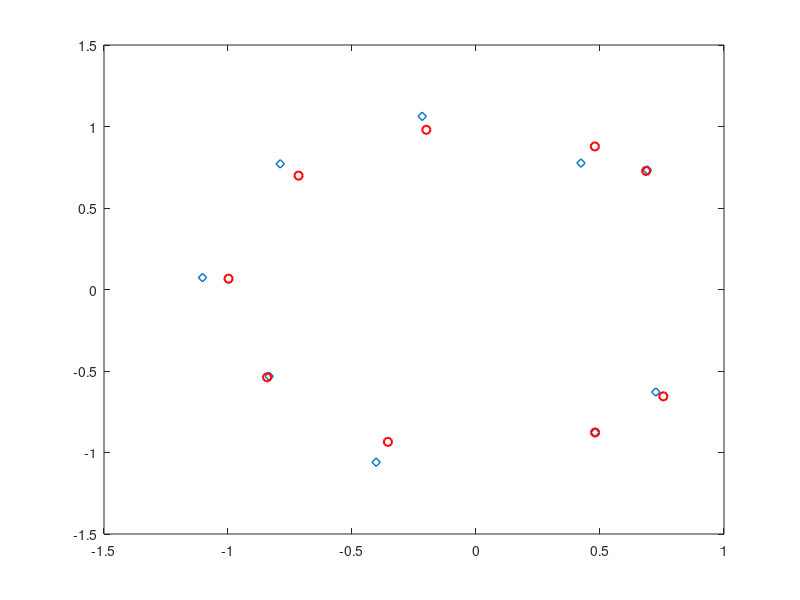

Recreate this plot in MATLAB. (Note: this script raises an error after producing the figure.)
%Array processing course basic code
clear
clc
close all
format shortG
rng(42)
%+++++ BEAMFORMING ++++++++++++++++++++++++++++++++++++++++++++++++++++++++
%----- Scenario -----
%Number of elements in the array
N = 10;
Ns = 1; % Monte Carlo Samples
roots_mpdr = zeros(Ns,N-1);

% k = logspace(1,2,30);
k = 1000;
[opt_arr,cbf_arr,mvdr_arr,mpdr_arr] = deal(zeros(Ns,length(k)));
[opt_arr1,cbf_arr1,mvdr_arr1,mpdr_arr1] = deal(zeros(Ns,length(k)));

i = 1;
%Inter-element spacing (in wavelength)
d = 0.5;
pos = d * (0:N-1)'; %positions of the antennas
%Mainlobe width
theta_3dB = 0.9/(N*d);
%White noise
sigma2 = 1;	%white noise power
%Interference
thetaj = [-20;15]/180*pi;	%angles of arrival	
INR = [20;20];			%interference to noise ratio (dB)
Pj = sigma2 * 10.^(INR/10);		%interference power
J = length(thetaj);
%Interference + noise covariance matrix
Aj = exp(1i*2*pi*pos*sin(thetaj'));	%interference steering matrix N|J
C = Aj*diag(Pj)*Aj' + sigma2*eye(N);	%interference + noise covariance matrix
%Signal of interest
thetas = 0/180*pi;	%angle of arrival
SNR = 0;            %signal to noise ratio (dB)
Ps = sigma2 * 10^(SNR/10);			%signal power
as = exp(1i*2*pi*pos*sin(thetas));	%steering vector
%Total covariance matrix (signal + interference + noise)
R = Ps*(as*as') + C;

while i <= length(k)
%----- Natural beampattern -----
% %Weight vector (all weights equal to 1/N)
w = ones(N,1); 
w = w/(ones(1,N)*w);  
%Diagram
tab_theta = (-90:0.5:90)/180*pi;        %Angles where to evaluate beampattern
A = exp(1i*2*pi*pos*sin(tab_theta));    %Steering matrix: each column is a(theta)
G = 20*log10(abs(w'*A));        %beampattern (power in dB)



%----- CONVENTIONAL AND OPTIMAL BEAMFORMERS -----
%Looked direction
theta0 = 0/180*pi;
a0 = exp(1i*2*pi*pos*sin(theta0));
%Conventional beamformer
w_CBF = a0; 
w_CBF = w_CBF/(a0'*w_CBF);
G_CBF = 20*log10(abs(w_CBF'*A));        %beampattern (power in dB)
SINR_CBF = Ps*(abs(w_CBF'*as)^2)/(abs(w_CBF'*C*w_CBF)); %SINR
cbf_arr(i) = SINR_CBF;
A_WN_CBF = 1/(norm(w_CBF)^2);   %White noise array gain
%Optimal beamformer
w_opt = (C\as); 
w_opt = w_opt/(as'*w_opt);
G_opt = 20*log10(abs(w_opt'*A));
SINR_opt = Ps*(abs(w_opt'*as)^2)/(abs(w_opt'*C*w_opt));
opt_arr(i) = SINR_opt;
A_WN_opt = 1/(norm(w_opt)^2);

%----- ADAPTIVE BEAMFORMING WITH ESTIMATED COVARIANCE MATRICES -----
%Number of snapshots
K = round(k(i));
sample = 1;
while sample <= Ns
%Signal
S = sqrt(Ps/2) * as * (randn(1,K)+1i*randn(1,K));
%Interference + noise
IN = Aj * diag(sqrt(Pj/2)) * (randn(J,K)+1i*randn(J,K));
NOISE = sqrt(sigma2/2)*(randn(N,K)+1i*randn(N,K));
%MVDR-SMI
Y_MVDR = IN + NOISE;
C_hat = (Y_MVDR*Y_MVDR')/K;
w_MVDR_SMI = (C_hat\a0);
w_MVDR_SMI = w_MVDR_SMI / (a0'*w_MVDR_SMI);
G_MVDR_SMI = 20*log10(abs(w_MVDR_SMI'*A));
SINR_MVDR_SMI = Ps*(abs(w_MVDR_SMI'*as)^2)/(abs(w_MVDR_SMI'*C*w_MVDR_SMI));
mvdr_arr(sample,i) = SINR_MVDR_SMI;
A_WN_MVDR_SMI = 1 / (norm(w_MVDR_SMI)^2);
%MPDR-SMI
Y_MPDR = S + IN + NOISE;
R_hat = (Y_MPDR*Y_MPDR')/K;
w_MPDR_SMI = (R_hat\a0);
w_MPDR_SMI = w_MPDR_SMI / (a0'*w_MPDR_SMI);

%%% UNIT CIRCLE RECTIFIED MPDR
xi_n = roots(w_MPDR_SMI);
roots_mpdr(sample,:) = xi_n;

% Initialize variables
arg_xi_n = angle(xi_n);
omega_n = zeros(size(xi_n));

for i = 1:length(xi_n)
    if abs(arg_xi_n(i) - pi*theta0) < 2*pi/N
        omega_n(i) = sign(arg_xi_n(i))*2*pi/N;
    else
        omega_n(i) = angle(exp(1j*arg_xi_n(i)));
    end
    xi_n(i) = exp(1j*omega_n(i));
end
w_MPDR_SMI = poly(xi_n).';


G_MPDR_SMI = 20*log10(abs(w_MPDR_SMI'*A));
SINR_MPDR_SMI = Ps*(abs(w_MPDR_SMI'*as)^2)/(abs(w_MPDR_SMI'*C*w_MPDR_SMI));
mpdr_arr(sample,i) = SINR_MPDR_SMI;
A_WN_MPDR_SMI = 1 / (norm(w_MPDR_SMI)^2);
A_WN_CBF = 1 / (norm(w_CBF)^2);
A_WN_opt = 1 / (norm(w_opt)^2);

mvdr_arr1(sample,i) = A_WN_MVDR_SMI;
opt_arr1(sample,i) = A_WN_opt;
cbf_arr1(sample,i) = A_WN_CBF;
mpdr_arr1(sample,i) = A_WN_MPDR_SMI;
sample=sample+1;
end
i = i + 1;
end

figure
plot(roots_mpdr,'d','LineWidth',1)
hold on
plot(xi_n,'ro','LineWidth',1.5)
hold on
fplot(@(t) sin(t), @(t) cos(t),'k');
grid on
axis equal
xlim([-1.5 1.5])
ylim([-1.5 1.5])
legend('Original Zeroes','Unit Circle Rectified')
title('Unit Circle and zeros of array polynomial')



%+++++ BEAMFORMING ++++++++++++++++++++++++++++++++++++++++++++++++++++++++
%----- Scenario -----
%Number of elements in the array
N = 10;
Ns = 1000; % Monte Carlo Samples
roots_mpdr = zeros(Ns,N-1);

% k = logspace(1,2,30);
k = 1000;
[opt_arr,cbf_arr,mvdr_arr,mpdr_arr] = deal(zeros(Ns,length(k)));
[opt_arr1,cbf_arr1,mvdr_arr1,mpdr_arr1] = deal(zeros(Ns,length(k)));

i = 1;
%Inter-element spacing (in wavelength)
d = 0.5;
pos = d * (0:N-1)'; %positions of the antennas
%Mainlobe width
theta_3dB = 0.9/(N*d);
%White noise
sigma2 = 1;	%white noise power
%Interference
thetaj = [-20;15]/180*pi;	%angles of arrival	
INR = [20;20];			%interference to noise ratio (dB)
Pj = sigma2 * 10.^(INR/10);		%interference power
J = length(thetaj);
%Interference + noise covariance matrix
Aj = exp(1i*2*pi*pos*sin(thetaj'));	%interference steering matrix N|J
C = Aj*diag(Pj)*Aj' + sigma2*eye(N);	%interference + noise covariance matrix
%Signal of interest
thetas = 0/180*pi;	%angle of arrival
SNR = 0;            %signal to noise ratio (dB)
Ps = sigma2 * 10^(SNR/10);			%signal power
as = exp(1i*2*pi*pos*sin(thetas));	%steering vector
%Total covariance matrix (signal + interference + noise)
R = Ps*(as*as') + C;

while i <= length(k)
%----- Natural beampattern -----
% %Weight vector (all weights equal to 1/N)
w = ones(N,1); 
w = w/(ones(1,N)*w);  
%Diagram
tab_theta = (-90:0.5:90)/180*pi;        %Angles where to evaluate beampattern
A = exp(1i*2*pi*pos*sin(tab_theta));    %Steering matrix: each column is a(theta)
G = 20*log10(abs(w'*A));        %beampattern (power in dB)



%----- CONVENTIONAL AND OPTIMAL BEAMFORMERS -----
%Looked direction
theta0 = 0/180*pi;
a0 = exp(1i*2*pi*pos*sin(theta0));
%Conventional beamformer
w_CBF = a0; 
w_CBF = w_CBF/(a0'*w_CBF);
G_CBF = 20*log10(abs(w_CBF'*A));        %beampattern (power in dB)
SINR_CBF = Ps*(abs(w_CBF'*as)^2)/(abs(w_CBF'*C*w_CBF)); %SINR
cbf_arr(i) = SINR_CBF;
A_WN_CBF = 1/(norm(w_CBF)^2);   %White noise array gain
%Optimal beamformer
w_opt = (C\as); 
w_opt = w_opt/(as'*w_opt);
G_opt = 20*log10(abs(w_opt'*A));
SINR_opt = Ps*(abs(w_opt'*as)^2)/(abs(w_opt'*C*w_opt));
opt_arr(i) = SINR_opt;
A_WN_opt = 1/(norm(w_opt)^2);

%----- ADAPTIVE BEAMFORMING WITH ESTIMATED COVARIANCE MATRICES -----
%Number of snapshots
K = round(k(i));
sample = 1;
while sample <= Ns
%Signal
S = sqrt(Ps/2) * as * (randn(1,K)+1i*randn(1,K));
%Interference + noise
IN = Aj * diag(sqrt(Pj/2)) * (randn(J,K)+1i*randn(J,K));
NOISE = sqrt(sigma2/2)*(randn(N,K)+1i*randn(N,K));
%MVDR-SMI
Y_MVDR = IN + NOISE;
C_hat = (Y_MVDR*Y_MVDR')/K;
w_MVDR_SMI = (C_hat\a0);
w_MVDR_SMI = w_MVDR_SMI / (a0'*w_MVDR_SMI);
G_MVDR_SMI = 20*log10(abs(w_MVDR_SMI'*A));
SINR_MVDR_SMI = Ps*(abs(w_MVDR_SMI'*as)^2)/(abs(w_MVDR_SMI'*C*w_MVDR_SMI));
mvdr_arr(sample,i) = SINR_MVDR_SMI;
A_WN_MVDR_SMI = 1 / (norm(w_MVDR_SMI)^2);
%MPDR-SMI
Y_MPDR = S + IN + NOISE;
R_hat = (Y_MPDR*Y_MPDR')/K;
w_MPDR_SMI = (R_hat\a0);
w_MPDR_SMI = w_MPDR_SMI / (a0'*w_MPDR_SMI);

%%% UNIT CIRCLE RECTIFIED MPDR
xi_n = roots(w_MPDR_SMI);
roots_mpdr(sample,:) = xi_n;



G_MPDR_SMI = 20*log10(abs(w_MPDR_SMI'*A));
SINR_MPDR_SMI = Ps*(abs(w_MPDR_SMI'*as)^2)/(abs(w_MPDR_SMI'*C*w_MPDR_SMI));
mpdr_arr(sample,i) = SINR_MPDR_SMI;
A_WN_MPDR_SMI = 1 / (norm(w_MPDR_SMI)^2);
A_WN_CBF = 1 / (norm(w_CBF)^2);
A_WN_opt = 1 / (norm(w_opt)^2);

mvdr_arr1(sample,i) = A_WN_MVDR_SMI;
opt_arr1(sample,i) = A_WN_opt;
cbf_arr1(sample,i) = A_WN_CBF;
mpdr_arr1(sample,i) = A_WN_MPDR_SMI;
sample=sample+1;
end
i = i + 1;
end

figure
plot(roots_mpdr,'r.','LineWidth',1)
hold on
fplot(@(t) sin(t), @(t) cos(t),'k');
grid on
axis equal
xlim([-1.5 1.5])
ylim([-1.5 1.5])
legend('Sampled Zeroes')
title('Unit Circle and zeros of array polynomial')

